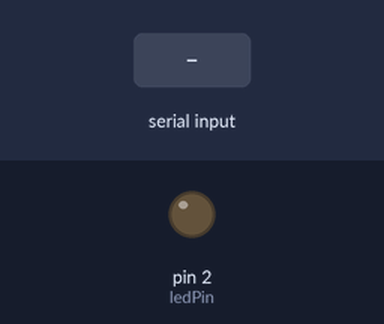
Recording of a sketch running on a simulated Arduino Uno, built with avr-gcc and run on an emulated ATmega328P. Parts: output pins drawn as LEDs (lit = HIGH). The test bench sets the inputs (shaded band).

Above: at 1.2 s.
1.3 s: "0" received over Serial
At 2.5 s:
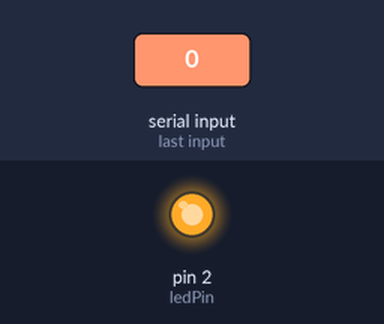
2.8 s: "1" received over Serial
At 3.7 s:
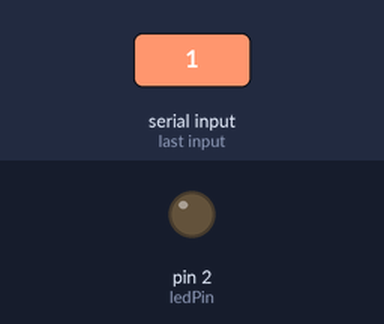
Timing chart, 0 to 5.8 s (numbered marks = the images above; inputs shaded):
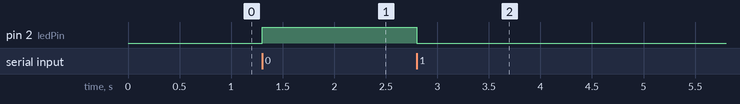

The sketch:

unity-input.ino
```cpp
int inData = 1;
int ledPin = 2;

void setup() {
  // put your setup code here, to run once:
  Serial.begin(9600);
  pinMode(ledPin, OUTPUT);

}

void loop() {
  // put your main code here, to run repeatedly:

  if (Serial.available()) {
    inData = Serial.read();

    if (inData == '0') {
      // turn on
      digitalWrite(ledPin, HIGH);

    } else if (inData == '1') {
      // turn off
      digitalWrite(ledPin, LOW);

    }
  }

}
```

Measured:
- after the input at 1.3 s, pin 2 (ledPin): LOW → HIGH at once
- after the input at 2.8 s, pin 2 (ledPin): HIGH → LOW at once
